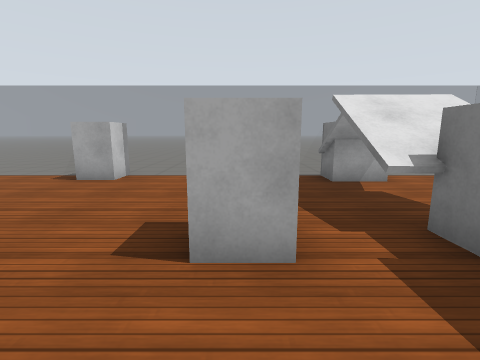
[1] (above)

20 first-person views from a walk through a world built for the Gazebo simulator. The camera is 1.2 m above the floor, tilts 10° down and sees 85° across. The floor is counted in squares, 1 m on a side. Each view is taken from the middle of a square. On the plan, view 1 faces up. The plan holds only what a view shows up to about 12 squares ahead; the rest is blank. The robots in the file are not drawn. Gazebo's built-in surfaces are drawn with simple patterns.

[2]
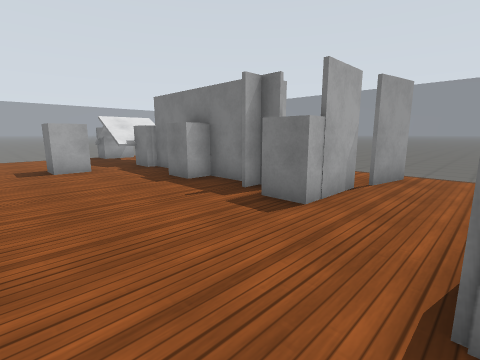

[3]
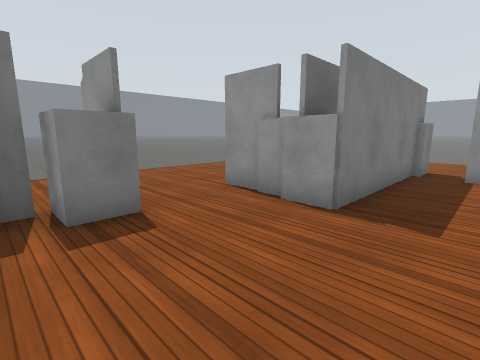

[4]
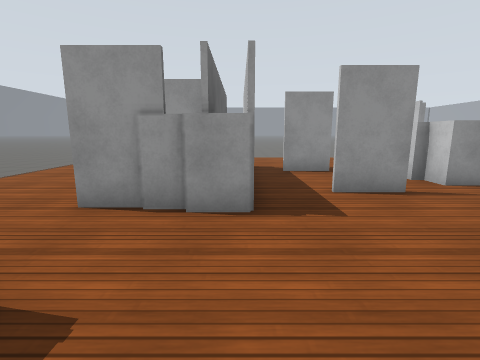

[5]
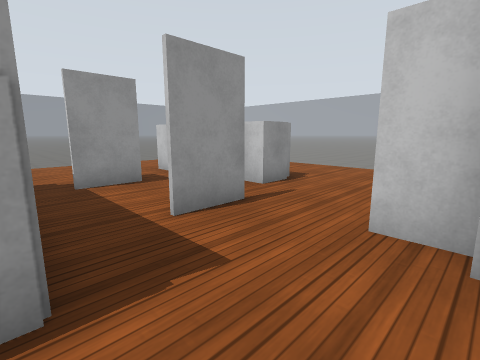

[6]
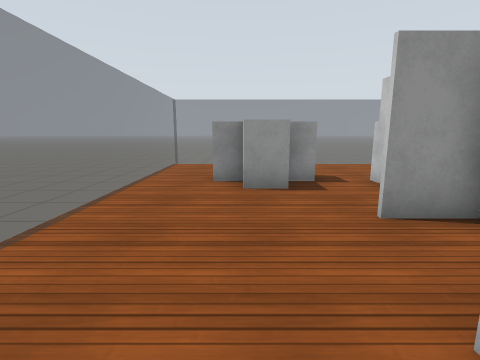

[7]
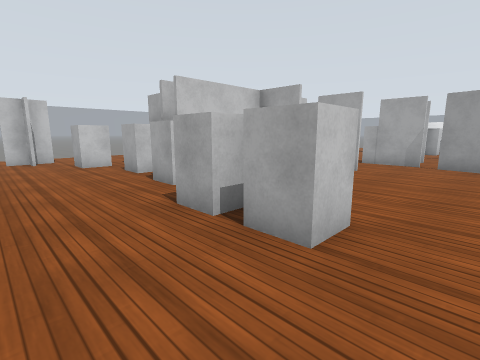

[8]
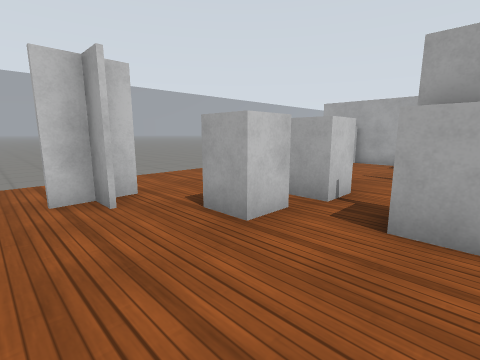

[9]
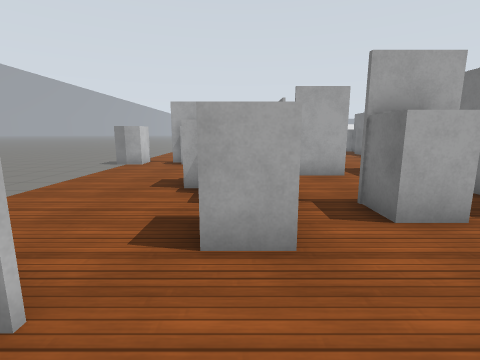

[10]
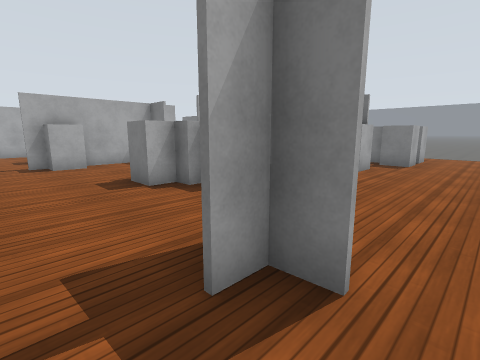

[11]
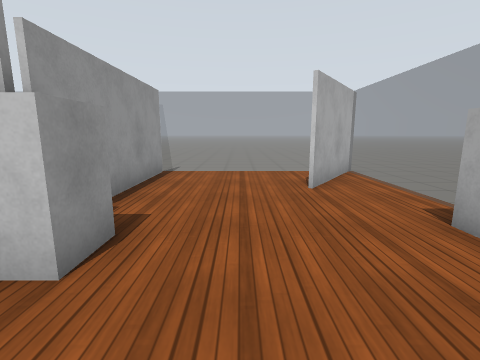

[12]
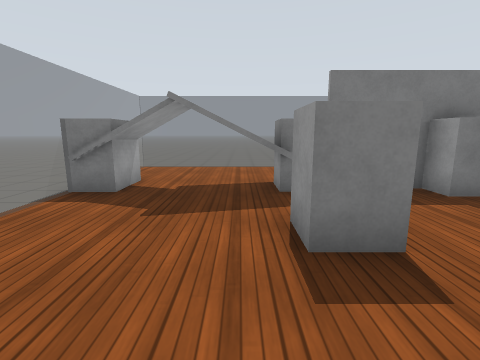

[13]
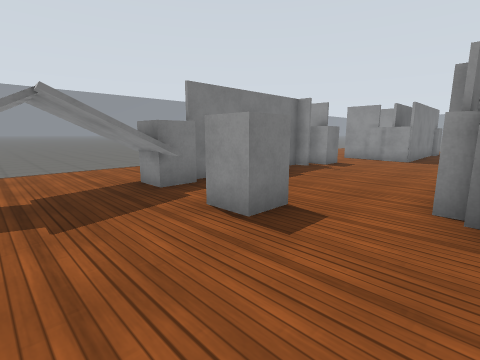

[14]
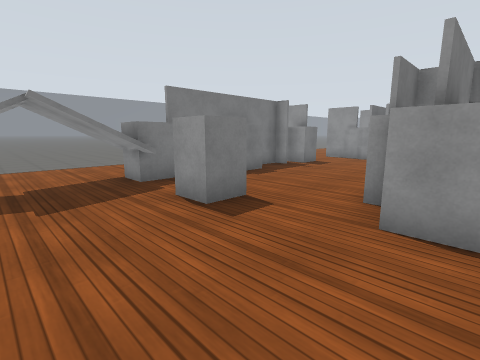

[15]
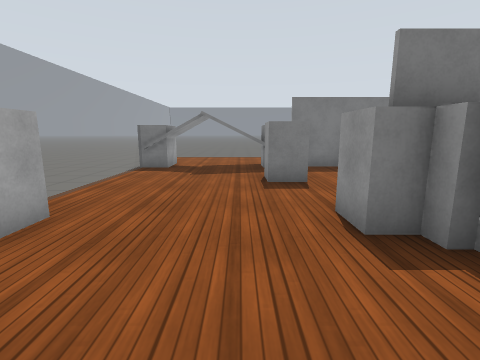

[16]
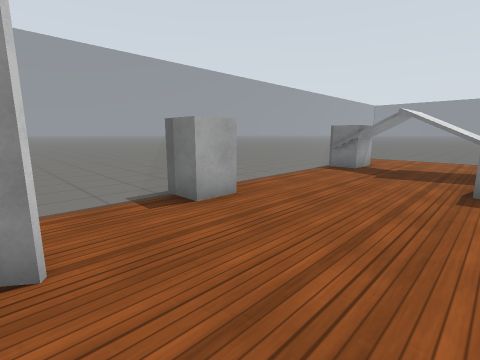

[17]
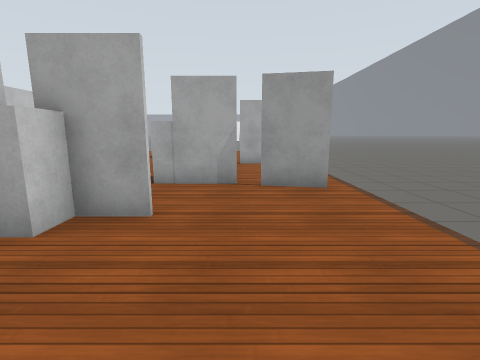

[18]
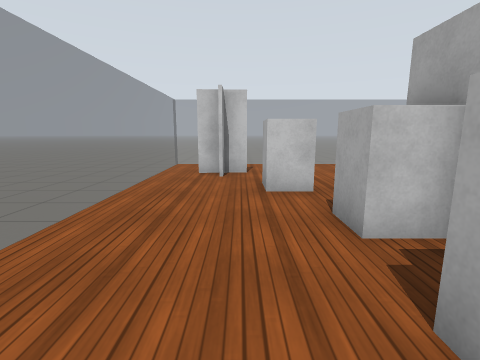

[19]
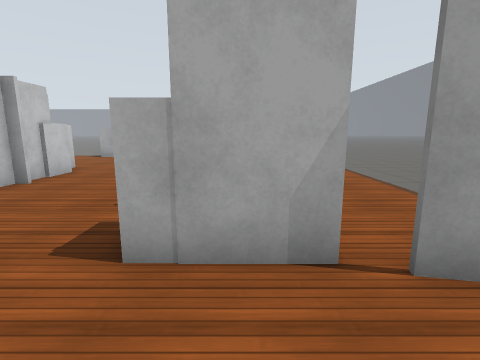

[20]
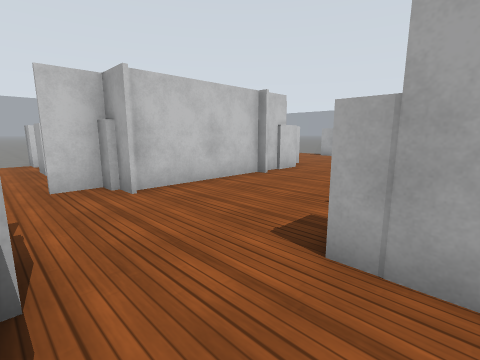

### Floor plan
Key: @ floor where view 1 was taken; # wall or solid block; x gap in a wall; . floor; = window, fence, low wall or low ledge; B white box.
Columns run from 10 left of view 1 to 7 right of it. Each row starts with its distance up from view 1.
  8 #=====B======B
  7  ##...B.....BBB===
  6 =.##........BBB..=
  5 =...........BBB..=
  4 =...........BBB..=
  3 =.........B.BBB..=
  2 =##   BB.....# ..=
  1   ####BB.....#  .=
  0        #..@.B#x#.=
 -1       ##....B#...=
 -2        #.....#...
 -3        #....##...=
 -4       BB....BB...=
 -5 BB#B###B.......#x=
 -6 =......#.........=
 -7 =.........BB#....=
 -8 =......##.#B.....=
 -9 =...BB....#......=
-10 =...BB....##.....=
-11 =....BB...#......=
-12 =......BB.B..BB..=
-13  ....B....B.BBB..=
-14  ..#.............=
-15 =..#.............=
-16 =................=
-17 .==========     =.

Positions as (right, up) in squares from view 1, and headings:
1: (0, 0), facing up
2: (-2, -7), facing up-right
3: (-2, -3), facing down-right
4: (0, -3), facing down
5: (0, -5), facing down-left
6: (4, -6), facing down
7: (6, -16), facing up-left
8: (-2, -16), facing up-left
9: (-5, -16), facing up
10: (-9, -16), facing up-right
11: (-1, 4), facing left
12: (-3, 4), facing right
13: (-3, 6), facing down-right
14: (-4, 6), facing down-right
15: (-7, 4), facing right
16: (-7, 3), facing up-right
17: (4, -11), facing up
18: (1, -14), facing left
19: (3, -7), facing up
20: (3, -7), facing up-left
